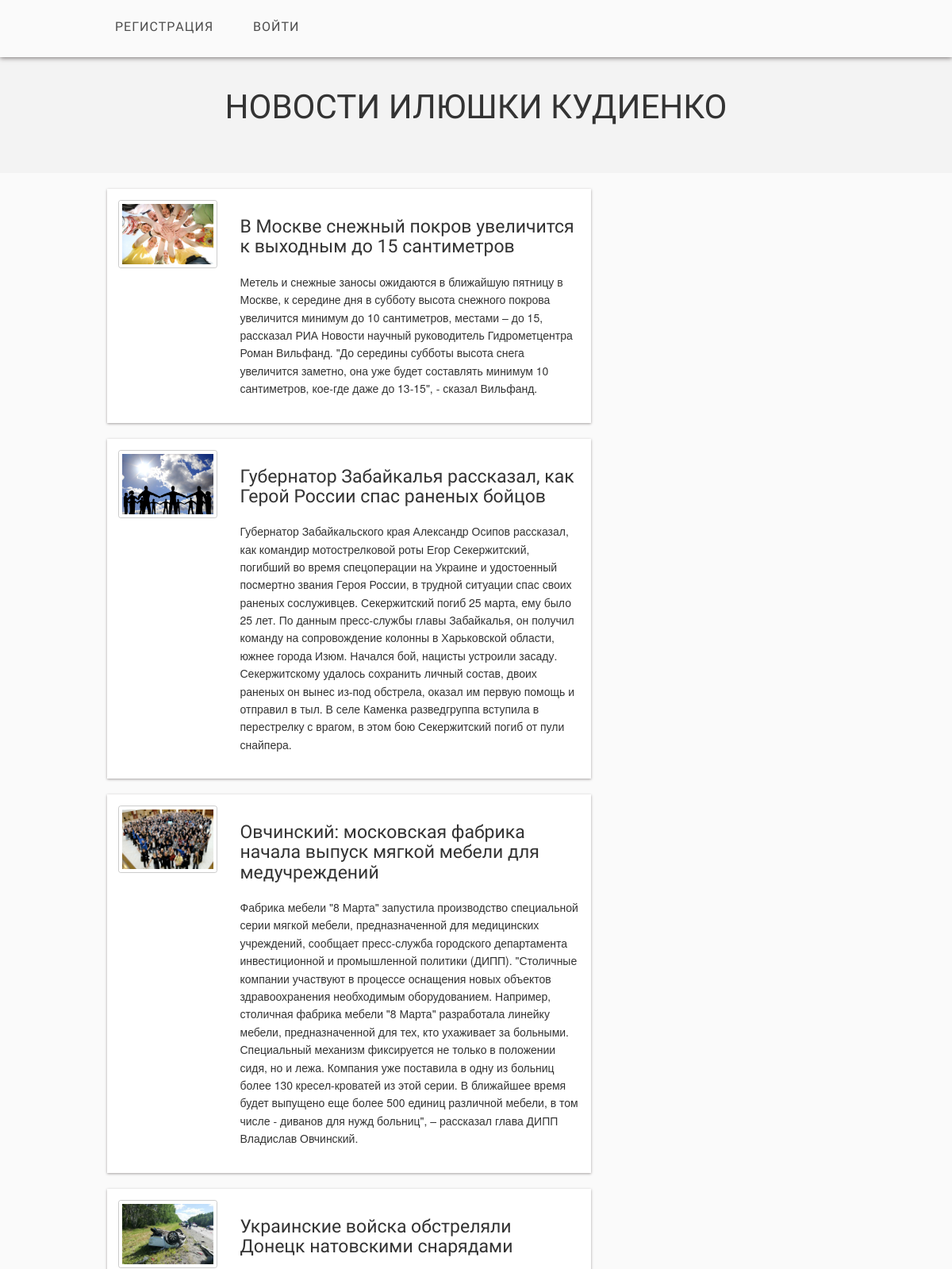
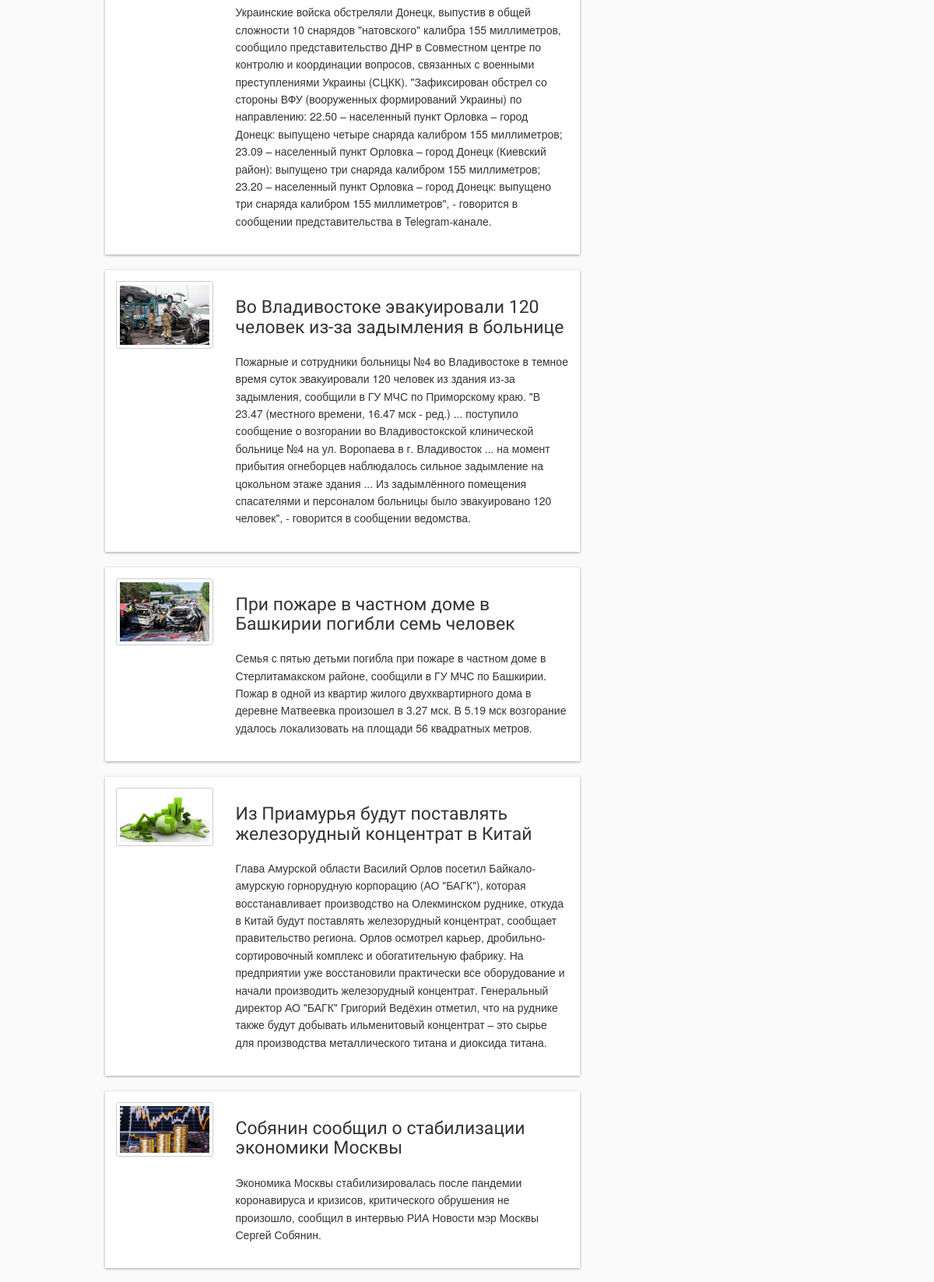
The page / (upper part) on the database its author committed (2 pictures, top to bottom).
### main/models.py (models this page shows, shortened)
class Article(models.Model):
    title = models.CharField('title', max_length=255)
    keywords = models.CharField('keywords', max_length=255)
    annotation = models.CharField('annotation',max_length=1100)
    rub = models.ForeignKey('Rubric', on_delete=models.PROTECT, null=True)
    hash = models.ManyToManyField(Hashtag)
    images = models.CharField('images', max_length=255)
    class Meta:
        verbose_name = 'News'
        verbose_name_plural = 'News'

### main/views.py (the view)
# urls.py: path('', views.index, name='index'),
def index(request):
    rubriks = Rubric.objects.all()
    news = Article.objects.all()
    news = reversed(news)
    return render(request, 'main/index.html', {'rubriks': rubriks, 'news': news})

### main/templates/main/index.html
{% extends 'main/base.html' %}
{% load static %}
{% block lenta %}
<section class="eight columns">
    {% for el in news %}
          <article class="blog_post">
             <div class="three columns">
             <a href="#" class="th"><img src="{% static 'images/'%}{{el.images}}" alt="desc" /></a>
             </div>
             <div class="nine columns">
              <a href="#"><h4>{{el.title}}</h4></a>
              <p> {{el.annotation}}</p>
              </div>
          </article>
    {% endfor %}
</section>
{% endblock %}

### main/templates/main/base.html (shortened to what this page needs)
<!DOCTYPE html>
{% load static %}
<html class="no-js" lang="en">
<head>
    {% load bootstrap3 %}
    <link rel="stylesheet" href="{% static 'css/foundation.min.css' %}">
    <link rel="stylesheet" href="{% static 'css/main.css' %}">
    <link rel="stylesheet" href="{% static 'css/app.css' %}">
    <link rel="stylesheet" href="{% static 'fonts/ligature.css' %}">
</head>
<body>
<nav>
    <div class="twelve columns header_nav">
        <div class="row">
            <ul id="menu-header" class="nav-bar horizontal">
                <li><a href="{% url 'signup' %}">Регистрaция</a></li>
                {% if user.is_authenticated %}
                <li><a href="{% url 'index' %}">Главная</a></li>
                {%for el in rubriks%}
                <li><a href="{% url 'rubrika'%}?parameter={{el.name}}">{{el.name}}</a></li>
                {% endfor %}
                <li><a href="{% url 'logout' %}">Выйти</a></li>
                {% else %}
                <li><a href="{% url 'login' %}">Войти</a></li>
                {% endif %}
            </ul>
        </div>
    </div>
</nav>
<header>
    <div class="row">
        <h1>Новости Илюшки Кудиенко</h1>
    </div>
</header>
<section>
    <div class="section_main">
        <div class="row">
            {% block lenta %} {% endblock %}
        </div>
    </div>
</section>
</body>
</html>

### main/static/css/main.css (style rules this page uses)
h1 { font-size: 4.2rem; }
body { font-size: 18px; font-family: "Helvetica Neue", sans-serif; background-color: #010a01; }
h1, h2 { text-align: center; text-transform: uppercase; font-weight: 400; }
body { background: #fafafa }
.row { width: 960px }
header { background: #f3f3f3; clear:both; padding: 20px 0 40px }
.header_nav { background: #fafafa; padding: 15px 0 0; box-shadow: 0 1px 6px rgba(34, 25, 25, 0.6); z-index: 999 }
.blog_post { clear: both; padding: 15px 0; overflow:auto; margin-bottom: 20px; background:#FFF; box-shadow: 0 1px 3px rgba(34, 25, 25, 0.4) }
p { color: #333 }
h1,h2,h3,h4 { font-family:'Open Sans Condensed',sans-serif; font-weight: normal; color: #333; margin: 20px 0 }
.section_main { padding: 20px 0 }
.nav-bar { margin-top: 0; background: none }
.nav-bar > li { border: 0; padding: 0; font-family: 'Open Sans Condensed',sans-serif; letter-spacing: 1px; box-shadow: none }
.nav-bar > li > a:first-child { font-size: 16px; text-transform: uppercase; padding: 0 25px }
.nav-bar > li:last-child { border: 0; box-shadow: none }
.nav-bar > li > a { color: #4d4d4d }

### rows shown on the page
Article: images (picture), title "В Москве снежный покров увеличится к выходным до 15 сантиметров", annotation "Метель и снежные заносы ожидаются в ближайшую пятницу в Москве, к середине дня в субботу высота снежного покрова увеличится минимум до 10 сантиметров, местами – до 15, рассказал РИА Новости научный руководитель Гидрометцентра Роман Вильфанд. \"До середины субботы высота снега увеличится заметно, она уже будет составлять минимум 10 сантиметров, кое-где даже до 13-15\", - сказал Вильфанд."
Article: images (picture), title "Губернатор Забайкалья рассказал, как Герой России спас раненых бойцов", annotation "Губернатор Забайкальского края Александр Осипов рассказал, как командир мотострелковой роты Егор Секержитский, погибший во время спецоперации на Украине и удостоенный посмертно звания Героя России, в трудной ситуации спас своих раненых сослуживцев. Секержитский погиб 25 марта, ему было 25 лет. По данным пресс-службы главы Забайкалья, он получил команду на сопровождение колонны в Харьковской области, южнее города Изюм. Начался бой, нацисты устроили засаду. Секержитскому удалось сохранить личный состав, двоих раненых он вынес из-под обстрела, оказал им первую помощь и отправил в тыл. В селе Каменка разведгруппа вступила в перестрелку с врагом, в этом бою Секержитский погиб от пули снайпера."
Article: images (picture), title "Овчинский: московская фабрика начала выпуск мягкой мебели для медучреждений", annotation "Фабрика мебели \"8 Марта\" запустила производство специальной серии мягкой мебели, предназначенной для медицинских учреждений, сообщает пресс-служба городского департамента инвестиционной и промышленной политики (ДИПП). \"Столичные компании участвуют в процессе оснащения новых объектов здравоохранения необходимым оборудованием. Например, столичная фабрика мебели \"8 Марта\" разработала линейку мебели, предназначенной для тех, кто ухаживает за больными. Специальный механизм фиксируется не только в положении сидя, но и лежа. Компания уже поставила в одну из больниц более 130 кресел-кроватей из этой серии. В ближайшее время будет выпущено еще более 500 единиц различной мебели, в том числе - диванов…"
Article: images (picture), title "Украинские войска обстреляли Донецк натовскими снарядами", annotation "Украинские войска обстреляли Донецк, выпустив в общей сложности 10 снарядов \"натовского\" калибра 155 миллиметров, сообщило представительство ДНР в Совместном центре по контролю и координации вопросов, связанных с военными преступлениями Украины (СЦКК). \"Зафиксирован обстрел со стороны ВФУ (вооруженных формирований Украины) по направлению: 22.50 – населенный пункт Орловка – город Донецк: выпущено четыре снаряда калибром 155 миллиметров; 23.09 – населенный пункт Орловка – город Донецк (Киевский район): выпущено три снаряда калибром 155 миллиметров; 23.20 – населенный пункт Орловка – город Донецк: выпущено три снаряда калибром 155 миллиметров\", - говорится в сообщении представительства в…"
Article: images (picture), title "Во Владивостоке эвакуировали 120 человек из-за задымления в больнице", annotation "Пожарные и сотрудники больницы №4 во Владивостоке в темное время суток эвакуировали 120 человек из здания из-за задымления, сообщили в ГУ МЧС по Приморскому краю. \"В 23.47 (местного времени, 16.47 мск - ред.) ... поступило сообщение о возгорании во Владивостокской клинической больнице №4 на ул. Воропаева в г. Владивосток ... на момент прибытия огнеборцев наблюдалось сильное задымление на цокольном этаже здания ... Из задымлённого помещения спасателями и персоналом больницы было эвакуировано 120 человек\", - говорится в сообщении ведомства."
Article: images (picture), title "При пожаре в частном доме в Башкирии погибли семь человек", annotation "Семья с пятью детьми погибла при пожаре в частном доме в Стерлитамакском районе, сообщили в ГУ МЧС по Башкирии. Пожар в одной из квартир жилого двухквартирного дома в деревне Матвеевка произошел в 3.27 мск. В 5.19 мск возгорание удалось локализовать на площади 56 квадратных метров."
Article: images (picture), title "Из Приамурья будут поставлять железорудный концентрат в Китай", annotation "Глава Амурской области Василий Орлов посетил Байкало-амурскую горнорудную корпорацию (АО \"БАГК\"), которая восстанавливает производство на Олекминском руднике, откуда в Китай будут поставлять железорудный концентрат, сообщает правительство региона. Орлов осмотрел карьер, дробильно-сортировочный комплекс и обогатительную фабрику. На предприятии уже восстановили практически все оборудование и начали производить железорудный концентрат. Генеральный директор АО \"БАГК\" Григорий Ведёхин отметил, что на руднике также будут добывать ильменитовый концентрат – это сырье для производства металлического титана и диоксида титана."
Article: images (picture), title "Собянин сообщил о стабилизации экономики Москвы", annotation "Экономика Москвы стабилизировалась после пандемии коронавируса и кризисов, критического обрушения не произошло, сообщил в интервью РИА Новости мэр Москвы Сергей Собянин."
